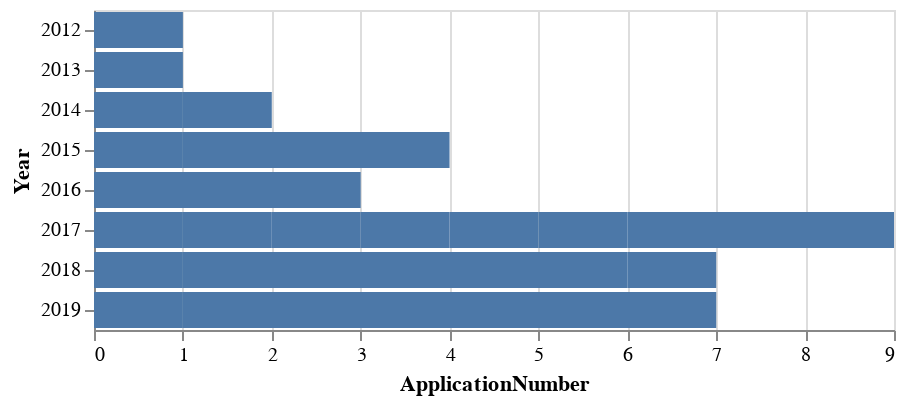

Write notebook code for a chart like this one.
### Code cell
#Gráfico solicitudes ubb

grafico(ubb)

### Figure 1 — Vega-Lite specification as saved in the notebook (floating-point values rounded to 4 significant figures)
{"config": {"view": {"continuousWidth": 400, "continuousHeight": 300}}, "data": {"name": "data-539a01c195ac479f12aee7dc0032932c"}, "mark": "bar", "encoding": {"x": {"type": "quantitative", "field": "ApplicationNumber"}, "y": {"type": "nominal", "field": "Year"}}, "$schema": "https://vega.github.io/schema/vega-lite/v4.8.1.json", "datasets": {"data-539a01c195ac479f12aee7dc0032932c": [{"Applicants": "(CL) UNIVERSIDAD DEL BIO BIO", "Year": "2012", "ApplicationNumber": 1}, {"Applicants": "(CL) UNIVERSIDAD DEL BIO BIO", "Year": "2013", "ApplicationNumber": 1}, {"Applicants": "(CL) UNIVERSIDAD DEL BIO BIO", "Year": "2014", "ApplicationNumber": 1}, {"Applicants": "(CL) UNIVERSIDAD DE LA SERENABR(CL) UNIVERSIDAD DEL BIO BIO", "Year": "2014", "ApplicationNumber": 1}, {"Applicants": "(CL) UNIVERSIDAD DE CONCEPCIONBR(CL) UNIVERSIDAD DEL BIO BIO", "Year": "2015", "ApplicationNumber": 1}, {"Applicants": "(CL) UNIVERSIDAD DEL BIO BIO", "Year": "2015", "ApplicationNumber": 3}, {"Applicants": "(CL) UNIVERSIDAD DEL BIO BIO", "Year": "2016", "ApplicationNumber": 3}, {"Applicants": "(CL) UNIVERSIDAD CATOLICA DE TEMUCO (20%)BR(CL) UNIVERSIDAD DEL BIO BIO (80%)", "Year": "2017", "ApplicationNumber": 1}, {"Applicants": "(CL) MADRIAGA TOBAR, LUIS ENRIQUE (80%)BR(CL) UNIVERSIDAD DEL BIO BIO (20%)", "Year": "2017", "ApplicationNumber": 1}, {"Applicants": "(CL) KATHERINE MARGARITA GONZALEZ CAMPOS (80%); UNIVERSIDAD DEL BIO BIO (20%)", "Year": "2017", "ApplicationNumber": 1}, {"Applicants": "(CL) FIGUEROA GALINDO, FABIAN ADRIAN (80%)BR(CL) UNIVERSIDAD DEL BIO BIO (20%)", "Year": "2017", "ApplicationNumber": 1}, {"Applicants": "(CL) FIERRO URRA, JUAN IGNACIO (80%)BR(CL) UNIVERSIDAD DEL BIO BIO (20%)", "Year": "2017", "ApplicationNumber": 1}, {"Applicants": "(CL) RECART ZAPATA, CAROLINA ANDREA (80%)BR(CL) UNIVERSIDAD DEL BIO BIO (20%)", "Year": "2017", "ApplicationNumber": 1}, {"Applicants": "(CL) UNIVERSIDAD DEL BIO BIO", "Year": "2017", "ApplicationNumber": 3}, {"Applicants": "(CL) PALMA ALTAMIRANO, LENIN JOHN (80%)BR(CL) UNIVERSIDAD DEL BIO BIO (20%)", "Year": "2018", "ApplicationNumber": 1}, {"Applicants": "(CL) UNIVERSIDAD DEL BIO BIO", "Year": "2018", "ApplicationNumber": 5}, {"Applicants": "(CL) CINTYA LISETH GAJARDO VEJAR (80%)BR(CL) UNIVERSIDAD DEL BIO BIO (20%)", "Year": "2018", "ApplicationNumber": 1}, {"Applicants": "(CL) ALEGRIA MUNDACA, ANDREA EDITH (80%)BR(CL) UNIVERSIDAD DEL BIO BIO (20%)", "Year": "2019", "ApplicationNumber": 1}, {"Applicants": "(CL) UNIVERSIDAD DEL BIO BIO", "Year": "2019", "ApplicationNumber": 6}]}}
